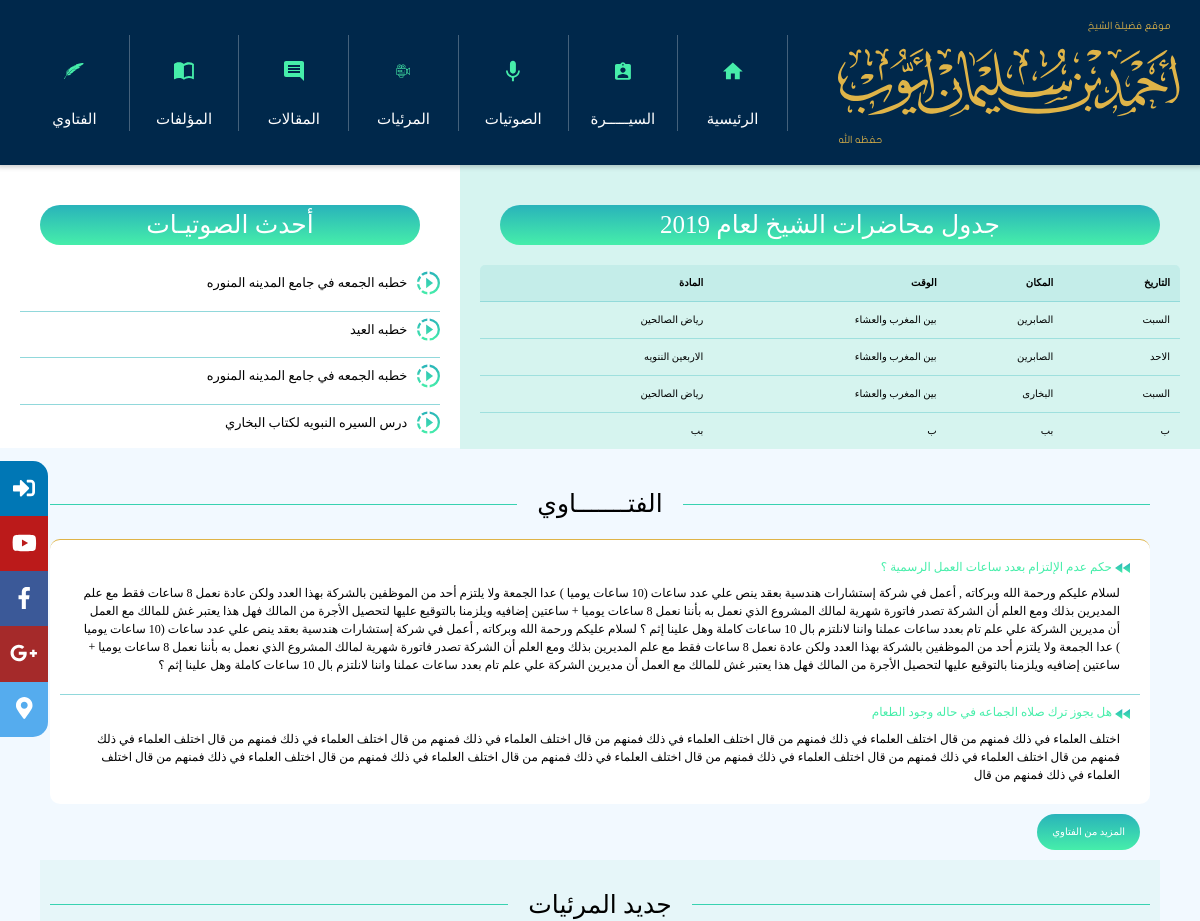
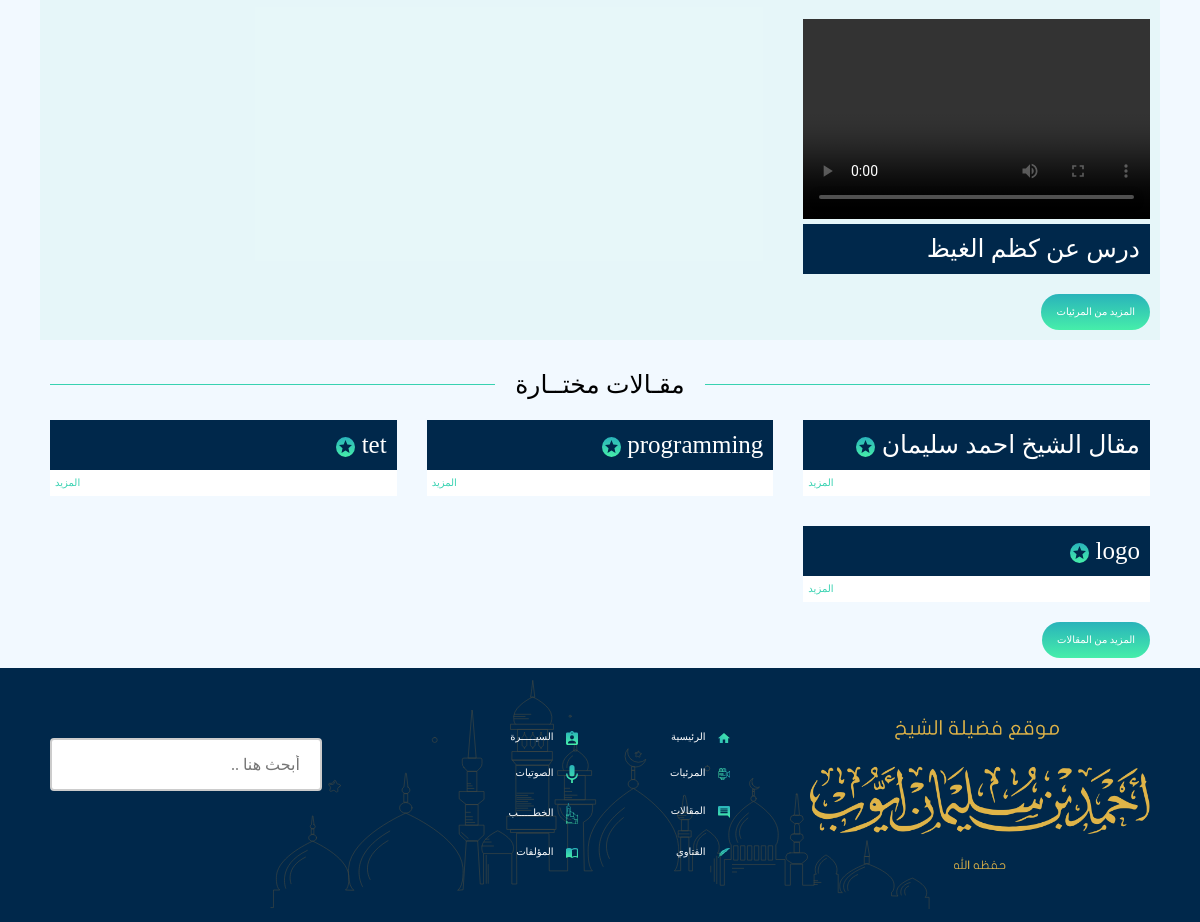
The page / on the database its author committed (2 pictures, top to bottom).
### tables this page shows
CREATE TABLE `mosqueetables` (
  `ID` int(11) NOT NULL,
  `MosqueeName` varchar(255) NOT NULL,
  `Name` varchar(255) NOT NULL,
  `Day` varchar(255) NOT NULL,
  `Duration` varchar(255) NOT NULL
);

CREATE TABLE `uploadedfiles` (
  `ID` int(11) NOT NULL,
  `Name` varchar(255) NOT NULL,
  `Description` varchar(255) NOT NULL,
  `Uploaded_Name` varchar(255) NOT NULL,
  `Type` varchar(255) NOT NULL,
  `Location` varchar(255) NOT NULL
);

CREATE TABLE `questions` (
  `ID` int(11) NOT NULL,
  `Question` text NOT NULL,
  `Answer` text NOT NULL,
  `Type` varchar(255) NOT NULL
);

CREATE TABLE `articles` (
  `ID` int(11) NOT NULL,
  `Name` varchar(255) NOT NULL,
  `ArticleImage` varchar(255) NOT NULL,
  `ArticleText` text NOT NULL
);

### init.php (called while the page is built)
<?php
require_once './connect.php';
require_once './include/template/header.php';
require_once 'abstractclass.php';

### abstractclass.php (called while the page is built, shortened)
<?php
class abstractclass {
    public function selection($attribute , $table , $condition , $query){
        global $connect;
    $mysql = "SELECT $attribute FROM $table $condition $query";
    $stmt = $connect->prepare($mysql);
    $stmt->execute();
    $rows = $stmt->fetchAll(PDO::FETCH_ASSOC);
    return $rows;
    }
}

### index.php (the view, shortened to what this page needs)
<!DOCTYPE html>
<?php
require_once 'init.php';
$indexObj = new index();
?>
          <div class="content">
              <section class="table" style="height: 284px;overflow: auto;">
                <h1 class="table-title">
                    جدول محاضرات الشيخ لعام  2019
                </h1>
                <div class="grid-table">
                    <div class="grid-table-row">
                        <div class="grid-table-cell table-font">المادة</div>
                        <div class="grid-table-cell table-font">الوقت</div>
                        <div class="grid-table-cell table-font">المكان</div>
                        <div class="grid-table-cell table-font">التاريخ</div>
                    </div>
                    <?php
                    $mosques = $indexObj->selection("*", "mosqueetables", "", "");
                    foreach ($mosques as $mosque) {
                        echo '<div class="grid-table-row">';
                          echo '<div class="grid-table-cell table-font" data-title="المادة">'.$mosque['Name'].'</div>';
                          echo '<div class="grid-table-cell table-font" data-title="الوقت">'.$mosque['Duration'].'</div>';
                          echo '<div class="grid-table-cell table-font" data-title="المكان">'.$mosque['MosqueeName'].'</div>';
                          echo '<div class="grid-table-cell table-font" data-title="التاريخ">'.$mosque['Day'].'</div>';
                        echo ' </div>';
                    }
                    ?>
            </section>
              <section class="sounds" style="height: 283px;">
                <h1 class="table-title">
                    أحدث الصوتيـات
                </h1>
                <?php
                 $sounds = $indexObj->selection("*", "uploadedfiles", "WHERE Type = 'audio' LIMIT 4", "");
                 foreach ($sounds as $sound) {
                     echo '<a class="sound-heading" href="include/layout/audios/'.$sound['Uploaded_Name'].'" target="_blank">';
                        echo '<h1 class="sound-items">'.$sound['Name'].'</h1>';
                        echo '<img src="include/layout/img/video-side.svg" class="sound-h-icon" alt="">';
                     echo '</a>';
                 }
                ?>
            </section>
            <section class="fatwa">
                <div class="section-head">
                    <div class="stroke">
                    </div>
                    <div class="section-title">
                        <h1 class="section-title">الفتـــــــاوي</h1>
                    </div>
                    <div class="stroke">
                    </div>
                </div>
                <div class="fatwa-block">
                    <?php
                    $fatwas = $indexObj->selection("*", "questions WHERE Type = 'فتوي'", " LIMIT 4", "");
                    foreach ($fatwas as $fatwa) {
                        echo '<div class="fatwa-content">';
                            echo '<a class="fatwa-heading">';
                                echo '<div class="fatwa-heading">';
                                    echo '<h1>'.$fatwa['Question'].'
                                    <span> <img src="include/layout/img/arrow.svg" class="fatwa-h-icon" alt=""> </span> </h1>';
                                echo '</div>';
                            echo '</a>';
                            echo '<p dir="rtl" class="fatwa-text">';
                              echo $fatwa['Answer'].'  '.$fatwa['Answer'];
                            echo '</p>';
                        echo '</div>';
                    }
                    ?>
                    <a style="float: right;" class="table-title main-btn" href="fatawi.php">المزيد من الفتاوي</a>
            </section>
              <section class="videos" style="direction: rtl;">
                <div class="section-head">
                    <div class="stroke">
                    </div>
                    <div class="section-title">
                        <h1 class="section-title">جديد المرئيات</h1>
                    </div>
                    <div class="stroke">
                    </div>
                </div>
                <div class="videos-block">
                    <?php
                    $videos = $indexObj->selection("*", "uploadedfiles", "WHERE Type = 'video' LIMIT 6", "");
                    foreach ($videos as $video) {
                        echo '<div class="the-videos">';
                          echo '<video width="100%;" height="200" controls src="include/layout/videos/'.$video['Uploaded_Name'].'"></video>';
                          echo '<h1 class="video-title">
                            '.$video['Name'].'
                        </h1>';
                        echo '</div>';
                    }
                    ?>
                </div>
                <a style="float:right;" class="table-title main-btn" href="#">المزيد من المرئيات</a>
            </section>
            <section class="articles" style="direction: rtl;">
                <div class="section-head">
                    <div class="stroke">
                    </div>
                    <div class="section-title">
                        <h1 class="section-title">مقـالات مختــارة</h1>
                    </div>
                    <div class="stroke">
                    </div>
                </div>
                <div class="articles-block">
                    <?php
                     $articles = $indexObj->selection("*", "articles", " LIMIT 4", "");
                     foreach ($articles as $article) {
                         echo '<div class="featured-article">';
                            echo '<h1 class="article-title">'.$article['Name'].'
                            <span> <img class="icon-article" src="include/layout/img/ic_stars_24px.svg" class="sound-h-icon" alt="">
                            </span> </h1>';
                            echo '<span> <a class="more-btn" href="viewArticle.php?ID='.$article['ID'].'">المزيد</a> </span>';
                         echo '</div>';
                     }
                    ?>
                </div>
                <a style="float: right;" class="table-title main-btn" href="#">المزيد من المقالات</a>
            </section>
        </div>
<div class="icons">
      <ul>
          <li><i class="fa fa-sign-in-alt"></i></li>
          <li><i class="fab fa-youtube"></i></li>
          <li><i class="fab fa-facebook-f"></i></li>
          <li><i class="fab fa-google-plus-g"></i></li>
          <li><i class="fa fa-map-marker-alt"></i></li>
      </ul>
</div>
            <footer class="footer">
                <div class="footer-search">
                    <input type="text" name="search" dir="rtl" placeholder="أبحث هنا ..">
                </div>
                <ul class="footer-menu">
 <li class="footer-menu-item"><a href="sera.php">  السيـــــرة <span><img class="footer-menu-icon" src="include/layout/img/cv.svg" alt=""></span></a></li>
                    <li class="footer-menu-item"><a href="index.php">  الرئيسية <span><img class="footer-menu-icon" src="include/layout/img/home.svg" alt=""></span></a></li>
                    <li class="footer-menu-item"><a href="sounds.php">  الصوتيات <span><img class="footer-menu-icon" src="include/layout/img/mic.svg" alt=""></span></a></li>
                    <li class="footer-menu-item"><a href="videos.php">  المرئيات <span><img class="footer-menu-icon" src="include/layout/img/video.svg" alt=""></span></a></li>
                    <li class="footer-menu-item"><a href="more.php?type=mosuqee">  الخطـــــب <span><img class="footer-menu-icon" src="include/layout/img/minbar.svg" alt=""></span></a></li>
                    <li class="footer-menu-item"><a href="documents.php">  المقالات <span><img class="footer-menu-icon" src="include/layout/img/essays.svg" alt=""></span></a></li>
                    <li class="footer-menu-item"><a href="works.php">  المؤلفات <span><img class="footer-menu-icon" src="include/layout/img/write.svg" alt=""></span></a></li>
                    <li class="footer-menu-item"><a href="fatawi.php">  الفتاوي <span><img class="footer-menu-icon" src="include/layout/img/fatwa.svg" alt=""></span></a></li>
                </ul>
                <div class="footer-logo">
                    <img src="include/layout/img/logo-footer.png" alt="" class="footer-img">
                </div>
            </footer>
<?php require_once'./include/template/footer.php'; ?>

### include/template/header.php (shortened to what this page needs)
<!DOCTYPE html>
<html lang="en">
<head>
    <link rel="stylesheet" href="include/layout/sass/bootstrap.min.css">
    <link rel="stylesheet" href="include/layout/sass/style.css">
    <link rel="stylesheet" href="include/layout/sass/swiper.min.css">
</head>
    <body>
       <div class="main">
           <nav class="header">
            <div class="header-logo">
                <img class="logo" src="include/layout/img/logo-header.png" alt="">
            </div>
            <div class="header-menu">
                <div class="menu-item">
                    <svg class="menu-icon">
                        <use xlink:href="include/layout/img/sprite.svg#icon-fatwa"></use>
                    </svg>
                    <a class="menu-text" href="fatawi.php">الفتاوي</a>
                </div>
                <div class="menu-item">
                    <svg class="menu-icon">
                        <use xlink:href="include/layout/img/sprite.svg#icon-write"></use>
                    </svg>
                    <a class="menu-text" href="works.php">المؤلفات</a>
                </div>
                <div class="menu-item">
                    <svg class="menu-icon">
                        <use xlink:href="include/layout/img/sprite.svg#icon-essays"></use>
                    </svg>
                    <a class="menu-text" href="documents.php">المقالات</a>
                </div>
               <div class="menu-item">
                    <svg class="menu-icon mic">
                        <use xlink:href="include/layout/img/sprite.svg#icon-video"></use>
                    </svg>
                    <div class="menu-text"><a href="videos.php" class="main-a"> المرئيات</a>
                    </div>
                </div>
                <div class="menu-item">
                    <svg class="menu-icon mic">
                        <use xlink:href="include/layout/img/sprite.svg#icon-mic"></use>
                    </svg>
                    <div class="menu-text"><a href="sounds.php" class="main-a">الصوتيات</a>
                    </div>
                </div>
                <div class="menu-item">
                    <svg class="menu-icon cv">
                        <use xlink:href="include/layout/img/sprite.svg#icon-cv"></use>
                    </svg>
                    <a class="menu-text" href="sera.php">السيـــــرة</a>
                </div>
                <div class="menu-item">
                    <svg class="menu-icon">
                        <use xlink:href="include/layout/img/sprite.svg#icon-home"></use>
                    </svg>
                    <a class="menu-text" href="index.php">الرئيسية</a>
                </div>
            </div>
        </nav>

### include/template/footer.php (shortened to what this page needs)
  </div>
</body>
</html>

### index.php (style rules this page uses)
.icons { position: fixed; left: 0%; top: 25%; width: 5%; font-size: 22px; color: white; }
.icons ul { list-style: none; padding: 0px; }
.icons ul li { border-top-right-radius: 0px; border-bottom-right-radius: 0px; width: 80%; padding: 10px; text-align: center; cursor: pointer; transition: .2s all; }
.icons ul li:first-of-type { background-color: #0077b5; border-top-right-radius: 15px; }
.icons ul li:nth-of-type(2) { background-color: #bb1a1a; }
.icons ul li:nth-of-type(3) { background-color: #3B5998; }
.icons ul li:nth-of-type(4) { background-color: brown; }
.icons ul li:last-of-type { background-color: #55acee; border-bottom-right-radius: 15px; }

### rows shown on the page
mosqueetables: Name "رياض الصالحين", Duration "بين المغرب والعشاء", MosqueeName "الصابرين", Day "السبت"
mosqueetables: Name "الاربعين الننويه", Duration "بين المغرب والعشاء", MosqueeName "الصابرين", Day "الاحد"
mosqueetables: Name "رياض الصالحين", Duration "بين المغرب والعشاء", MosqueeName "البخارى", Day "السبت"
mosqueetables: Name "بب", Duration "ب", MosqueeName "بب", Day "ب"
uploadedfiles: Name "خطبه الجمعه في جامع المدينه المنوره"
uploadedfiles: Name "خطبه العيد"
uploadedfiles: Name "خطبه الجمعه في جامع المدينه المنوره"
uploadedfiles: Name "درس السيره النبويه لكتاب البخاري"
questions: Question "حكم عدم الإلتزام بعدد ساعات العمل الرسمية ؟", Answer "لسلام عليكم ورحمة الله وبركاته , أعمل في شركة إستشارات هندسية بعقد ينص علي عدد ساعات (10 ساعات يوميا ) عدا الجمعة ولا يلتزم أحد من الموظفين بالشركة بهذا العدد ولكن عادة نعمل 8 ساعات فقط مع علم المديرين بذلك ومع العلم أن الشركة تصدر فاتورة شهرية لمالك المشروع الذي نعمل به بأننا نعمل 8 ساعات يوميا + ساعتين إضافيه ويلزمنا بالتوقيع عليها لتحصيل الأجرة من المالك فهل هذا يعتبر غش للمالك مع العمل أن مديرين الشركة علي علم تام بعدد ساعات عملنا واننا لانلتزم بال 10 ساعات كاملة وهل علينا إثم ؟"
questions: Question "هل يجوز ترك صلاه الجماعه في حاله وجود الطعام", Answer "اختلف العلماء في ذلك فمنهم من قال اختلف العلماء في ذلك فمنهم من قال اختلف العلماء في ذلك فمنهم من قال اختلف العلماء في ذلك فمنهم من قال اختلف العلماء في ذلك فمنهم من قال اختلف العلماء في ذلك فمنهم من قال"
uploadedfiles: Name "درس عن كظم الغيظ"
articles: Name "مقال الشيخ احمد سليمان"
articles: Name "programming"
